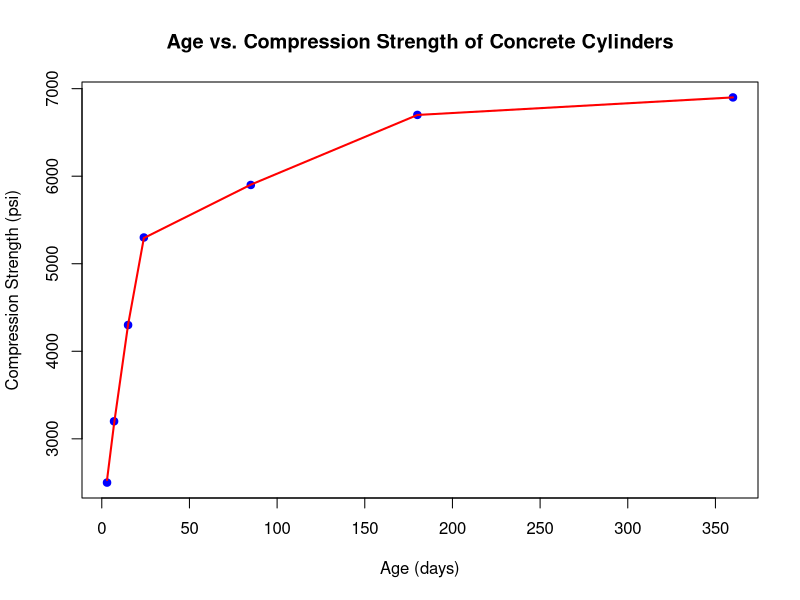

R code for this plot:
## ---- chunk 1
knitr::opts_chunk$set(echo = TRUE)
## ---- chunk 2
Age <- c(3,7,15,24,85,180,360)
Strength <- c(2500,3200,4300,5300,5900,6700,6900)

plot(Age, Strength, 
     main = "Age vs. Compression Strength of Concrete Cylinders",
     xlab = "Age (days)", 
     ylab = "Compression Strength (psi)",
     pch = 19,        # Solid circle
     col = "blue")    # Color of the points

lines(smooth.spline(Age, Strength), col = "red", lwd = 2)

print("Automatic calculations")
# Pearson's Correlation
pearson_cor <- cor(Age, Strength, method = "pearson")
print(paste("Pearson's r:", round(pearson_cor, 4)))

# Spearman's Rank Correlation
spearman_cor <- cor(Age, Strength, method = "spearman")
print(paste("Spearman's rho:", round(spearman_cor, 4)))

# Kendall's Tau
kendall_cor <- cor(Age, Strength, method = "kendall")
print(paste("Kendall's Tau:", round(kendall_cor, 4)))

print("Manual calculations")

n<- length(Age)

# Step 1: Calculate Means
mean_Age <- sum(Age) / n
mean_Strength <- sum(Strength) / n

# Step 2: Calculate Deviations from Means
dev_Age <- Age - mean_Age
dev_Strength <- Strength - mean_Strength

# Step 3: Calculate Numerator (Covariance)
numerator <- sum(dev_Age * dev_Strength)

# Step 4: Calculate Denominator (Product of Standard Deviations)
denominator <- sqrt(sum(dev_Age^2) * sum(dev_Strength^2))

# Step 5: Calculate Pearson's r
pearson_r <- numerator / denominator

# Display the result
cat("Manual Calculation of Pearson's r:", round(pearson_r, 4), "\n")

rank_Age <- rank(Age, ties.method = "average")
rank_Strength <- rank(Strength, ties.method = "average")

# Step 2: Calculate Differences in Ranks
d <- rank_Age - rank_Strength

# Step 3: Calculate d^2
d_squared <- d^2

# Step 4: Sum of d^2
sum_d_squared <- sum(d_squared)

# Step 5: Calculate Spearman's rho
spearman_rho <- 1 - (6 * sum_d_squared) / (n * (n^2 - 1))

# Display the result
cat("Manual Calculation of Spearman's rho:", round(spearman_rho, 4), "\n")

calculate_kendall_tau <- function(x, y) {
  C <- 0  # Concordant pairs
  D <- 0  # Discordant pairs
  n <- length(x)
  
  for(i in 1:(n-1)) {
    for(j in (i+1):n) {
      # Compare pairs
      if((x[i] < x[j] && y[i] < y[j]) || (x[i] > x[j] && y[i] > y[j])) {
        C <- C + 1
      } else if((x[i] < x[j] && y[i] > y[j]) || (x[i] > x[j] && y[i] < y[j])) {
        D <- D + 1
      }
      # Ties are not considered in this basic implementation
    }
  }
  
  tau <- (C - D) / (0.5 * n * (n - 1))
  return(tau)
}

# Calculate Kendall's Tau
kendall_tau <- calculate_kendall_tau(Age, Strength)

# Display the result
cat("Manual Calculation of Kendall's Tau:", round(kendall_tau, 4), "\n")


#Hypothesis Testing

pearson_z <- pearson_r*sqrt(length(Age - 1))
spearman_z <- spearman_rho*sqrt(length(Age - 1))

n = length(Age)

kendal_z = kendall_tau / sqrt((4*n + 10) / (9 * (n**2 - n)))

pearson_p <- 1 - pnorm(pearson_z)
spearman_p <- 1 - pnorm(spearman_z)
kendal_p <- 1 - pnorm(kendal_z)

cat("Pearson's P value", round(pearson_p, 4), "\n")
cat("Spearman's P value", round(spearman_p, 4), "\n")
cat("Kendal's P value", round(kendal_p, 4), "\n")

print("This correlation is signifficant for all tests. The least signifficant test is Pearson's with a P value of .0188. This makes sense because the relationship is not linear, and pearsons works best for linear relationships")

## ---- chunk 3

